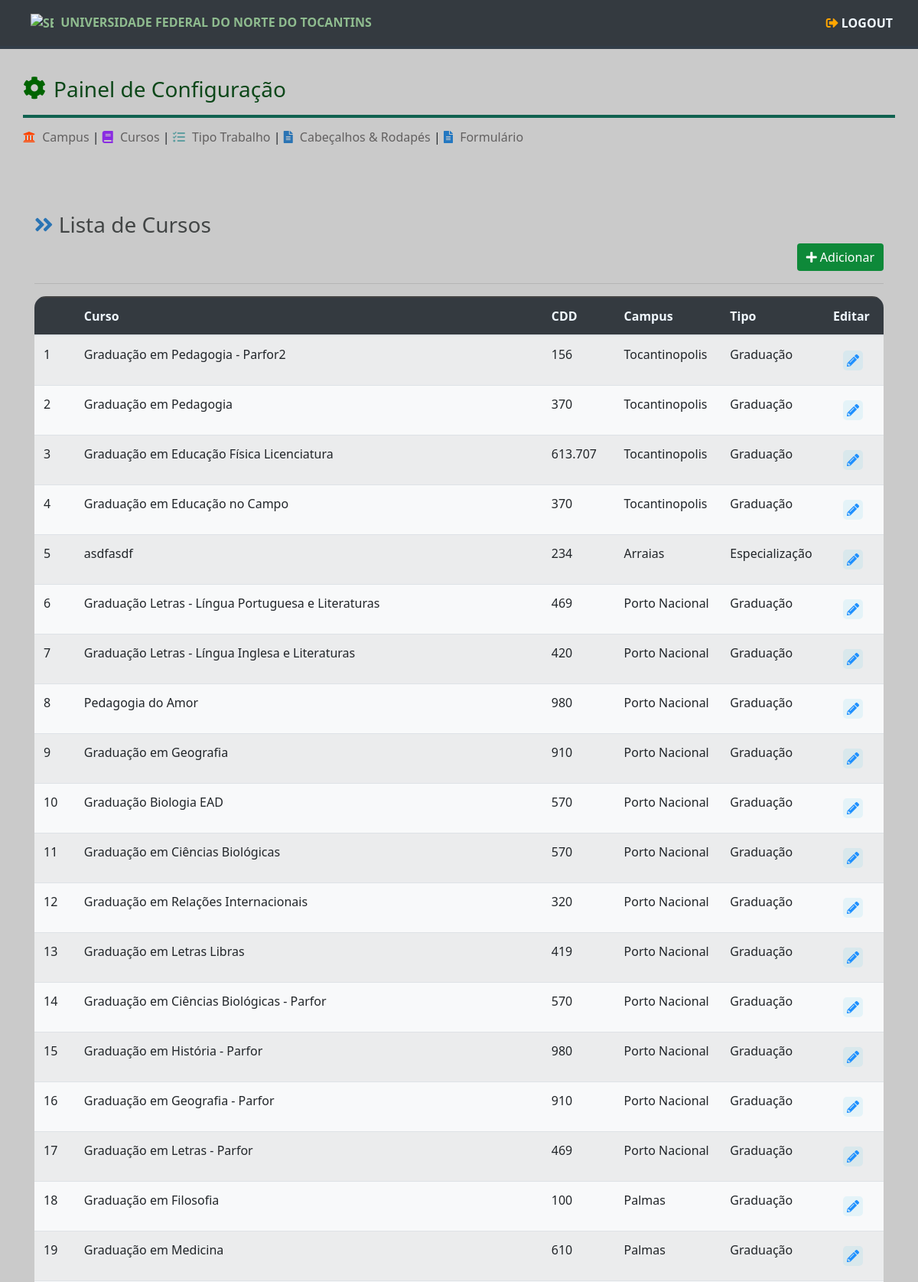
Screenshot of /cursos/ (signed in, upper part) with the database file from the repository.
### tables this page shows
CREATE TABLE curso (
                id INTEGER PRIMARY KEY AUTOINCREMENT,
                nome TEXT NOT NULL,
                cdd TEXT NOT NULL,
                campus_id INTEGER,
                tipo TEXT NOT NULL,
                ativo INTEGER DEFAULT 1,
                FOREIGN KEY (campus_id) REFERENCES campus(id)         
                
            );

### routes/curso_routes.py (the view)
@curso_routes.route('/', methods=['GET', 'POST'])
@login_required
def curso_listar():
    cursos = CursoModel.get_cursos()
    campus = CampusModel.get_campus()
    return render_template('cursos_view.html', cursos=cursos, campus=campus)

### app.py (called while the page is built)
@login_manager.user_loader
def load_user(user_id):
    return UserModel.get_user_by_id(user_id)

### data/conexao.py (called while the page is built)
def get_conexao():
    conexao = sqlite3.connect('data/gfc.db')
    return conexao

### models/campus_model.py (called while the page is built)
    @classmethod
    def get_campus(cls):
        con = get_conexao()
        cursor = con.cursor()
        query = 'SELECT * FROM campus'
        cursor.execute(query)
        campus_list = []
        for row in cursor.fetchall():
            campus = cls(
                id=row[0],
                nome=row[1],
                ativo=row[2]
            )
            campus_list.append(campus)
        con.close()
        return campus_list

    @staticmethod
    def get_campus_by_id(campus_id):
        con = get_conexao()
        cursor = con.cursor()
        query = 'SELECT * FROM campus WHERE id=?'
        cursor.execute(query, (campus_id,))
        row = cursor.fetchone()
        if row:
            campus = CampusModel(
                id=row[0],
                nome=row[1],
                ativo=row[2]
            )
            con.close()
            return campus
        else:
            con.close()
            return None

    def __str__(self) -> str:
        return self.nome

### models/curso_model.py (called while the page is built)
    @staticmethod
    def get_cursos():
        con = get_conexao()
        cursor = con.cursor()
        query = 'SELECT * FROM curso'
        cursor.execute(query)
        cursos = []
        for row in cursor.fetchall():
            curso = CursoModel(
                id=row[0],
                nome=row[1],
                cdd=row[2],
                campus_id=row[3],
                tipo=row[4],
                ativo=row[5]
            )
            cursos.append(curso)
        con.close()
        if not cursos:
            return None
        return cursos

    def get_campus(self):
        if self.campus_id is not None:
            return CampusModel.get_campus_by_id(self.campus_id)
        else:
            return None

### models/user_model.py (called while the page is built)
    @staticmethod
    def get_user_by_id(user_id: int):
        con = get_conexao()
        cursor = con.cursor()
        query = 'SELECT * FROM user WHERE id=?'
        cursor.execute(query, (user_id,))
        row = cursor.fetchone()
        if row:
            user = UserModel(
                id=row[0],
                username=row[1],
                password=row[2],
                ativo=row[3],
            )
            con.close()
            return user
        else:
            con.close()
            return None

### templates/cursos_view.html (shortened to what this page needs)
{% extends "base.html" %}
  {% block head %}
      <link rel="stylesheet" href="/static/assets/css/views/cursos_view.css" type="text/css">
  {% endblock %}
  {% block content %}
    {% include "componentes/_menu_conf.html" %}
  <div class="container">
    <div class="container">
      <div class="row">
        <h3><i class="fas fa-angle-double-right" style="color: rgb(42, 116, 180);"></i> Lista de Cursos</h3>
      </div>
      <div class="row" style="display: flex; justify-content: flex-end;">
        <button type="button" class="btn btn-primary" data-toggle="modal" data-target="#cursoModal" onclick="openModal()">
            <i class="fas fa-plus"></i> Adicionar
        </button>
      </div>
      </div>
      <hr>
      <div style="border-radius:15px; overflow: auto; padding: 0px; background-color:rgb(67, 67, 67); ">
        <table class="table table-striped bg-light" style="margin-top: 0px; padding:0px; border-top:2px solid rgb(67, 67, 67); ">
          <thead class="bg-dark" style="color: aliceblue;">
              <tr>
                  <th></th>
                  <th>Curso</th>
                  <th>CDD</th>
                  <th>Campus</th>
                  <th>Tipo</th>
                  <th>Editar</th>
              </tr>
          </thead>
          <tbody>
              {% for curso in cursos %}
                  <tr>
                      <td>{{ loop.index }}</td>
                      <td>{{ curso.nome }}</td>
                      <td>{{ curso.cdd }}</td>
                      <td>{{ curso.get_campus() }}</td>
                      <td>{{ curso.tipo }}</td>
                      <td>
                          <a href="#">
                            <button type="button" class="btn" onclick='abrirModalEditar("{{ curso.id }}")'>
                                <i class="fas fa-pencil-alt icon" title="editar"></i>
                            </button>
                        </a>
                      </td>
                  </tr>
              {% endfor %}
          </tbody>
      </table>
      </div>
  </div>
  {% endblock %}

### templates/base.html (shortened to what this page needs)
<!DOCTYPE html>
<html lang="pt-br">
<head>
    <link rel="stylesheet" href="https://maxcdn.bootstrapcdn.com/bootstrap/4.5.2/css/bootstrap.min.css">
    <link rel="stylesheet" href="https://cdnjs.cloudflare.com/ajax/libs/font-awesome/5.15.2/css/all.min.css">
    <link rel="stylesheet" href="/static/assets/css/main.css" type="text/css">
    {% block head %} {% endblock %}
</head>
<body>
    {% block header %}
            {% include "componentes/_navbar.html" %}
    {% endblock %}
    {% block content %}
    {% endblock %}
</body>
</html>

### templates/componentes/_navbar.html
<nav class="navbar navbar-expand-lg navbar-light bg-dark titulo">
  <div class="container-fluid">
    <a class="navbar-brand" href="#" style="color: darkseagreen; font-size: 16px; font-weight: 600;">
      <img src="/static/assets/img/UFNT_brasao.png" alt="Seu Logo" width="25" height="25" class="d-inline-block align-text-top">
      Universidade Federal do Norte do Tocantins</span>
    </a>
    <div class="navbar-nav ms-auto">
    {% if current_user.is_authenticated %}
        <a class="nav-link" href="/login/logout" style="color: aliceblue;">
            <i class="fa fa-sign-out-alt" style="color: orange;"></i> Logout
        </a>
    {% else %}
        <a class="nav-link" href="/login" style="color: aliceblue;">
            <i class="fa fa-sign-in-alt" style="color: lightgreen;"></i> Login
        </a>
    {% endif %}
    </div>
  </div>
</nav>

### templates/componentes/_menu_conf.html
{% block head %}
    <link rel="stylesheet" href="/static/assets/css/componentes/_menu_conf.css" type="text/css">
{% endblock %}
<div id="container" class="container" style="margin-top: 100px;">
    <div class="row">
        <i class="fas fa-cog" style="color:darkgreen; font-size: 30px;"></i>
        <h3 style="color: rgb(12, 71, 25); margin-left: 10px; margin-bottom: 0px;">Painel de Configuração</h3>
        <hr style="border: 2px solid #106250; width: 100%;">
    </div>
    <div class="row">
      <h6>
          <a href="#"><i class="fas fa-university" style="color: orangered;"></i> Campus</a>
          |
          <a href="/cursos"><i class="fas fa-book" style="color: blueviolet;"></i> Cursos</a>
          |
          <a href="#"><i class="fas fa-tasks" style="color: cadetblue;"></i> Tipo Trabalho</a>
          |
          <a href="#"><i class="fas fa-file-alt" style="color: rgb(42, 116, 180);"></i> Cabeçalhos & Rodapés</a>
          |
          <a href="/ficha"><i class="fas fa-file-alt" style="color: rgb(36, 120, 193);"></i> Formulário</a>
      </h6>
  </div>
  </div>

### static/assets/css/main.css (style rules this page uses)
body { background-color: #cacaca; font-family:'Segoe UI', Tahoma, Geneva, Verdana, sans-serif; }
.container a { text-decoration: none; color: darkslategrey; }
.container { margin-top: 80px; margin-bottom: 0; }
button.btn-primary { background-color: #0e8939; border: 1px solid #034f03; text-align: center; border: #656765; }
.titulo { text-transform: uppercase; font-size: 16px; color: #199f5c; border-bottom: 4px solid #323d48; margin-bottom: 0px; padding: 10px; font-weight: 700; text-align: left; position: fixed; top: 0; width: 100%; z-index: 1000; }
.titulo img { width: 30px; margin-right: 5px; margin-left: 15px; }

### static/assets/css/views/cursos_view.css (style rules this page uses)
.container h3 { color:rgb(66, 69, 69); }
.icon { background-color: rgba(55, 192, 238, 0.1); border-radius: 5px; padding: 5px; color: dodgerblue; transition: 0.4s; }
table { overflow-x: auto; }

### static/assets/css/componentes/_menu_conf.css (style rules this page uses)
.row a { color: #626060; text-decoration: none; position: relative; transition: filter 0.3s; }
.row a i { margin-right: 5px; transition: filter 0.3s; }

### rows the page displays
curso: nome "Graduação em Pedagogia - Parfor2", cdd "156", get_campus "Tocantinopolis", tipo "Graduação"
curso: nome "Graduação em Pedagogia", cdd "370", get_campus "Tocantinopolis", tipo "Graduação"
curso: nome "Graduação em Educação Física Licenciatura", cdd "613.707", get_campus "Tocantinopolis", tipo "Graduação"
curso: nome "Graduação em Educação no Campo", cdd "370", get_campus "Tocantinopolis", tipo "Graduação"
curso: nome "asdfasdf", cdd "234", get_campus "Arraias", tipo "Especialização"
curso: nome "Graduação Letras - Língua Portuguesa e Literaturas", cdd "469", get_campus "Porto Nacional", tipo "Graduação"
curso: nome "Graduação Letras - Língua Inglesa e Literaturas", cdd "420", get_campus "Porto Nacional", tipo "Graduação"
curso: nome "Pedagogia do Amor", cdd "980", get_campus "Porto Nacional", tipo "Graduação"
curso: nome "Graduação em Geografia", cdd "910", get_campus "Porto Nacional", tipo "Graduação"
curso: nome "Graduação Biologia EAD", cdd "570", get_campus "Porto Nacional", tipo "Graduação"
curso: nome "Graduação em Ciências Biológicas", cdd "570", get_campus "Porto Nacional", tipo "Graduação"
curso: nome "Graduação em Relações Internacionais", cdd "320", get_campus "Porto Nacional", tipo "Graduação"
curso: nome "Graduação em Letras Libras", cdd "419", get_campus "Porto Nacional", tipo "Graduação"
curso: nome "Graduação em Ciências Biológicas - Parfor", cdd "570", get_campus "Porto Nacional", tipo "Graduação"
curso: nome "Graduação em História - Parfor", cdd "980", get_campus "Porto Nacional", tipo "Graduação"
curso: nome "Graduação em Geografia - Parfor", cdd "910", get_campus "Porto Nacional", tipo "Graduação"
curso: nome "Graduação em Letras - Parfor", cdd "469", get_campus "Porto Nacional", tipo "Graduação"
curso: nome "Graduação em Filosofia", cdd "100", get_campus "Palmas", tipo "Graduação"
curso: nome "Graduação em Medicina", cdd "610", get_campus "Palmas", tipo "Graduação"
